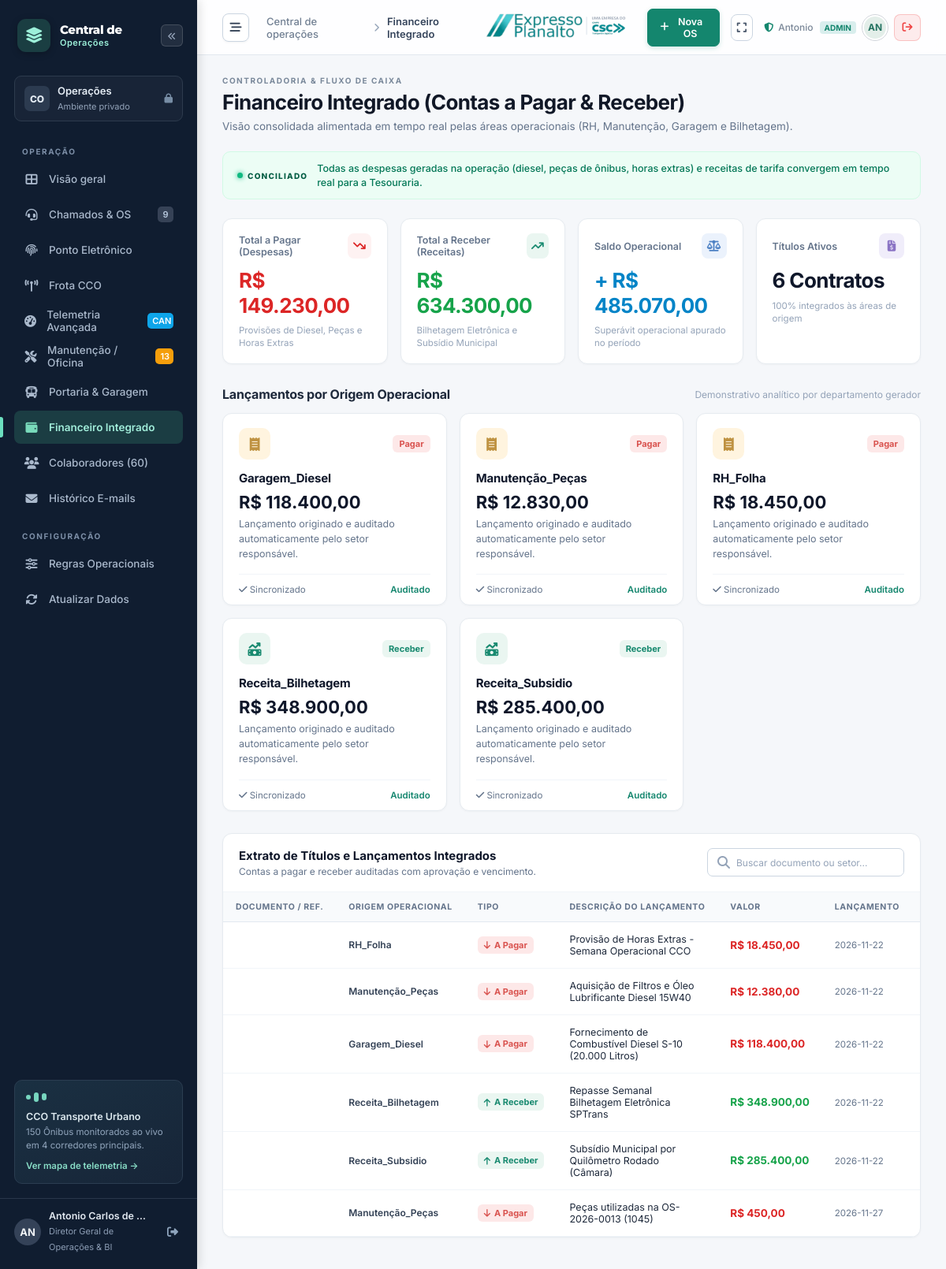
The page /financeiro (signed in) on the database its author committed.
### tables this page shows
CREATE TABLE financeiro_integracao (
        id INTEGER PRIMARY KEY AUTOINCREMENT,
        origem_area TEXT NOT NULL, -- RH_Folha, Manutenção_Peças, Garagem_Diesel, Receita_Bilhetagem, Receita_Subsidio
        tipo TEXT NOT NULL,        -- Pagar, Receber
        descricao TEXT NOT NULL,
        referencia_documento TEXT,
        valor REAL NOT NULL,
        data_lancamento DATE NOT NULL,
        data_vencimento DATE NOT NULL,
        status TEXT NOT NULL DEFAULT 'Pendente', -- Pendente, Aprovado, Pago, Recebido
        responsavel_aprovacao TEXT
    );

### app.py (the view)
@app.route("/financeiro")
def financeiro_view():
    conn = get_db()
    cursor = conn.cursor()
    cursor.execute("SELECT * FROM financeiro_integracao ORDER BY data_vencimento ASC")
    lancamentos = cursor.fetchall()
    cursor.execute("""
    SELECT origem_area, tipo, SUM(valor) as total
    FROM financeiro_integracao
    GROUP BY origem_area, tipo
    """)
    totais_por_origem = cursor.fetchall()
    conn.close()
    return render_template("financeiro.html", lancamentos=lancamentos, totais=totais_por_origem)

### app.py (called while the page is built, shortened)
@app.before_request
def require_login():
    public_endpoints = ["static", "login_view", "login_post", "manifest", "service_worker"]
    if request.endpoint in public_endpoints:
        return None
    if not session.get("user_id"):
        if request.path.startswith("/api/"):
            return jsonify({"success": False, "error": "Sessão expirada. Faça login."}), 401
        return redirect(url_for("login_view", next=request.path))

@app.template_filter("moeda")
def moeda_filter(val):
    try:
        return f"{float(val or 0.0):,.2f}".replace(",", "X").replace(".", ",").replace("X", ".")
    except Exception:
        return "0,00"

def get_db():
    conn = sqlite3.connect(DB_PATH)
    conn.row_factory = sqlite3.Row
    return conn

### templates/financeiro.html (shortened to what this page needs)
{% extends "base.html" %}
{% block page_breadcrumb %}Financeiro Integrado{% endblock %}
{% block content %}
<div class="page-heading">
  <div>
    <div class="eyebrow">CONTROLADORIA & FLUXO DE CAIXA</div>
    <h1>Financeiro Integrado (Contas a Pagar & Receber)</h1>
    <p>Visão consolidada alimentada em tempo real pelas áreas operacionais (RH, Manutenção, Garagem e Bilhetagem).</p>
  </div>
</div>
<div class="demo-banner">
  <span class="demo-label"><span></span> CONCILIADO</span>
  <p>Todas as despesas geradas na operação (diesel, peças de ônibus, horas extras) e receitas de tarifa convergem em tempo real para a Tesouraria.</p>
</div>
<div class="metrics">
  <article class="metric">
    <div class="metric-top">
      <span>Total a Pagar (Despesas)</span>
      <span class="metric-icon" style="background: #fef2f2; color: #dc2626;"><i class="fa-solid fa-arrow-trend-down"></i></span>
    </div>
    <strong style="color: #dc2626;">R$ 149.230,00</strong>
    <p>Provisões de Diesel, Peças e Horas Extras</p>
  </article>
  <article class="metric">
    <div class="metric-top">
      <span>Total a Receber (Receitas)</span>
      <span class="metric-icon emerald"><i class="fa-solid fa-arrow-trend-up"></i></span>
    </div>
    <strong style="color: #16a34a;">R$ 634.300,00</strong>
    <p>Bilhetagem Eletrônica e Subsídio Municipal</p>
  </article>
  <article class="metric">
    <div class="metric-top">
      <span>Saldo Operacional</span>
      <span class="metric-icon blue"><i class="fa-solid fa-scale-balanced"></i></span>
    </div>
    <strong style="color: #0284c7;">+ R$ 485.070,00</strong>
    <p>Superávit operacional apurado no período</p>
  </article>
  <article class="metric">
    <div class="metric-top">
      <span>Títulos Ativos</span>
      <span class="metric-icon violet"><i class="fa-solid fa-file-invoice-dollar"></i></span>
    </div>
    <strong>{{ lancamentos|length }} Contratos</strong>
    <p>100% integrados às áreas de origem</p>
  </article>
</div>
<div class="section-heading">
  <h2>Lançamentos por Origem Operacional</h2>
  <span>Demonstrativo analítico por departamento gerador</span>
</div>
<div class="routine-grid" style="grid-template-columns: repeat(auto-fit, minmax(280px, 1fr));">
  {% for t in totais %}
  <div class="routine-card">
    <div class="routine-card-top">
      <span class="type-icon {% if t.tipo == 'Pagar' %}amber{% else %}emerald{% endif %}">
        {% if t.tipo == 'Pagar' %}
          <i class="fa-solid fa-receipt"></i>
        {% else %}
          <i class="fa-solid fa-money-bill-trend-up"></i>
        {% endif %}
      </span>
      <span class="status-badge {% if t.tipo == 'Pagar' %}critical{% else %}closed{% endif %}" style="font-weight: 700;">
        {{ t.tipo }}
      </span>
    </div>
    <h3>{{ t.origem_area }}</h3>
    <strong style="font-size: 22px; color: #0f172a; margin-top: 8px; display: block;">
      R$ {{ t.total|moeda }}
    </strong>
    <p>Lançamento originado e auditado automaticamente pelo setor responsável.</p>
    <div class="routine-card-footer">
      <span style="font-size: 11.5px; color: #64748b;"><i class="fa-solid fa-check"></i> Sincronizado</span>
      <span style="font-size: 11.5px; color: var(--primary); font-weight: 600;">Auditado</span>
    </div>
  </div>
  {% endfor %}
</div>
<div class="panel">
  <div class="panel-heading">
    <div>
      <h2>Extrato de Títulos e Lançamentos Integrados</h2>
      <p>Contas a pagar e receber auditadas com aprovação e vencimento.</p>
    </div>
    <div class="search-field" style="max-width: 250px;">
      <i class="fa-solid fa-magnifying-glass"></i>
      <input type="text" id="buscaFinanceiro" placeholder="Buscar documento ou setor..." onkeyup="filtrarFinanceiro()">
    </div>
  </div>
  <div class="table-scroll">
    <table class="jobs-table" id="tabelaFinanceiro">
      <thead>
        <tr>
          <th>DOCUMENTO / REF.</th>
          <th>ORIGEM OPERACIONAL</th>
          <th>TIPO</th>
          <th>DESCRIÇÃO DO LANÇAMENTO</th>
          <th>VALOR</th>
          <th>LANÇAMENTO</th>
          <th>VENCIMENTO</th>
        </tr>
      </thead>
      <tbody>
        {% for l in lancamentos %}
        <tr>
          <td>
          </td>
          <td>
            <span style="font-weight: 600; font-size: 12px; color: #334155;">{{ l.origem_area }}</span>
          </td>
          <td>
            {% if l.tipo == 'Pagar' %}
              <span class="status-badge critical" style="font-weight: 700;">
                <i class="fa-solid fa-arrow-down"></i> A Pagar
              </span>
            {% else %}
              <span class="status-badge closed" style="font-weight: 700;">
                <i class="fa-solid fa-arrow-up"></i> A Receber
              </span>
            {% endif %}
          </td>
          <td>
            <span style="font-size: 12.5px; color: #1e293b; max-width: 280px; display: block; white-space: normal;">
              {{ l.descricao }}
            </span>
          </td>
          <td>
            <strong style="font-size: 13.5px; {% if l.tipo == 'Pagar' %}color: #dc2626;{% else %}color: #16a34a;{% endif %}">
              R$ {{ l.valor|moeda }}
            </strong>
          </td>
          <td>
            <span style="font-size: 11.5px; color: #64748b;">{{ l.data_lancamento }}</span>
          </td>
          <td>
          </td>
        </tr>
        {% endfor %}
      </tbody>
    </table>
  </div>
</div>
{% endblock %}

### rows shown on the page
financeiro_integracao: tipo "Pagar", origem_area "Garagem_Diesel", total|moeda "118.400,00", shows "A Pagar", descricao "Fornecimento de Combustível Diesel S-10 (20.000 Litros)", valor|moeda "118.400,00", data_lancamento "2026-11-22"
financeiro_integracao: tipo "Pagar", origem_area "RH_Folha", total|moeda "18.450,00", shows "A Pagar", descricao "Provisão de Horas Extras - Semana Operacional CCO", valor|moeda "18.450,00", data_lancamento "2026-11-22"
financeiro_integracao: tipo "Receber", origem_area "Receita_Bilhetagem", total|moeda "348.900,00", shows "A Receber", descricao "Repasse Semanal Bilhetagem Eletrônica SPTrans", valor|moeda "348.900,00", data_lancamento "2026-11-22"
financeiro_integracao: tipo "Receber", origem_area "Receita_Subsidio", total|moeda "285.400,00", shows "A Receber", descricao "Subsídio Municipal por Quilômetro Rodado (Câmara)", valor|moeda "285.400,00", data_lancamento "2026-11-22"
financeiro_integracao: origem_area "Manutenção_Peças", tipo "Pagar" (drawn), descricao "Aquisição de Filtros e Óleo Lubrificante Diesel 15W40", valor|moeda "12.380,00", data_lancamento "2026-11-22"
financeiro_integracao: origem_area "Manutenção_Peças", tipo "Pagar" (drawn), descricao "Peças utilizadas na OS-2026-0013 (1045)", valor|moeda "450,00", data_lancamento "2026-11-27"

### other values the page prints
{{ chamados_abertos|default(9) }} "9"
{{ carros_manutencao_count|default(13) }} "13"
{{ current_user.nome[:2].upper() if current_user.nome else 'US' }} "AN"
{{ current_user.nome }} "Antonio Carlos de…"
{{ current_user.cargo }} "Diretor Geral de Operações & BI"
{{ lancamentos|length }} "6"
{{ t.tipo }} "Pagar"
{{ t.origem_area }} "Manutenção_Peças"
{{ t.total|moeda }} "12.830,00"
